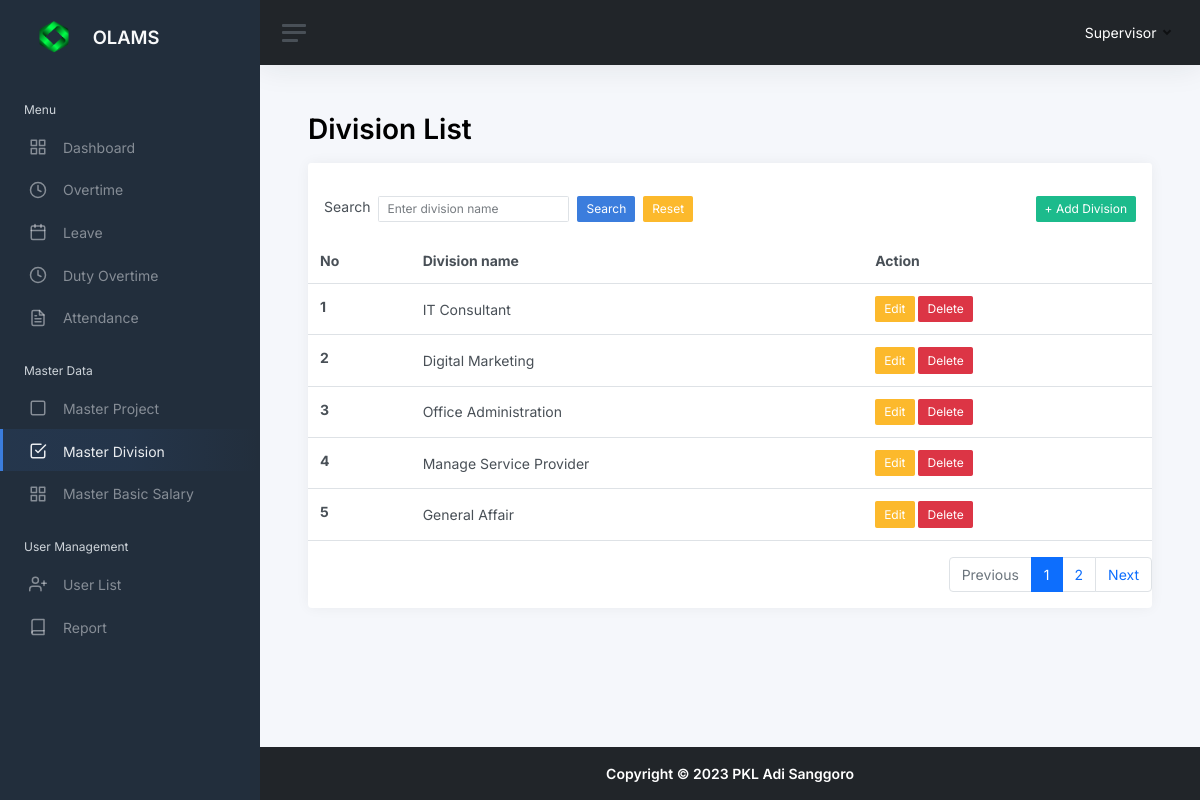
Page /divisionlist.php (signed in) on the committed database.
### tables this page shows
CREATE TABLE `m_divisions` (
  `division_id` tinyint(3) UNSIGNED NOT NULL,
  `division_name` varchar(64) NOT NULL,
  `created_at` timestamp NOT NULL DEFAULT current_timestamp(),
  `created_by` tinyint(3) UNSIGNED NOT NULL,
  `updated_at` timestamp NULL DEFAULT NULL ON UPDATE current_timestamp(),
  `updated_by` tinyint(3) UNSIGNED DEFAULT NULL
);

### include/conn.inc.php (called while the page is built, shortened)
<?php
function cleanValue($strhtml)
    {
        $strBersih = $strhtml;
        $strBersih = htmlspecialchars($strBersih);
        $strBersih = trim($strBersih);
        $strBersih = stripslashes($strBersih);
        $strBersih = strip_tags($strBersih);
        return $strBersih;
    }
?>

### divisionlist.php (the view, shortened to what this page needs)
<?php
include __DIR__ . "/include/conn.inc.php";
$show_divisi = "SELECT COUNT(division_id) AS jumlah_semua_data FROM m_divisions";
$stmt1 = mysqli_prepare($conn, $show_divisi);
mysqli_stmt_execute($stmt1);
$result1 = mysqli_stmt_get_result($stmt1);
$projectData = mysqli_fetch_assoc($result1);
$jumlah_semua_data = $projectData['jumlah_semua_data'];
$show_divisi = "SELECT division_id, division_name FROM m_divisions";
$limit = 5;
$halaman_aktif = isset($_GET['page']) ? cleanValue($_GET['page']) : 1;
$offset = ($halaman_aktif - 1) * $limit;
$show_divisi .= " ORDER BY division_id DESC";
$show_divisi .= " LIMIT $limit OFFSET $offset ";
$jumlah_halaman = ceil($jumlah_semua_data / $limit);
$prevPage = $halaman_aktif - 1;
$nextPage = $halaman_aktif + 1;
$stmt2 = mysqli_prepare($conn, $show_divisi);
mysqli_stmt_execute($stmt2);
$result2 = mysqli_stmt_get_result($stmt2);
$data = mysqli_fetch_all($result2, MYSQLI_ASSOC);
?>
<!DOCTYPE html>
<html lang="en">
<head>
  <?php include "head.inc.php"; ?>
</head>
<body>
  <div class="wrapper">
    <?php include "components/sidebar.inc.php"; ?>
    <div class="main">
      <?php include "components/navbar.inc.php"; ?>
      <main class="content">
        <div class="container-fluid p-0">
          <h1 class="h1 mb-3 judul_halaman"><strong>Division List</strong></h1>
          <div class="row">
            <div class="col-12">
              <div class="card">
                <div class="card-header">
                </div>
                <div class="row">
                  <div class="col-md-6">
                    <div class="d-flex align-items-center">
                      <form action="<?= cleanValue($_SERVER['PHP_SELF']); ?>" method="get" class="d-flex">
                        <label for="inputSearch" class="ms-3 me-2">Search</label>
                        <input type="text" name="search" id="inputSearch" placeholder="Enter division name" class="form-control form-control-sm" value="<?php echo $search_divisi ?? ''; ?>">
                        <button type="submit" class="btn btn-sm btn-primary ms-2">Search</button>
                        <a class="btn btn-sm btn-warning mx-2" href="<?php echo cleanValue($_SERVER['PHP_SELF']);?>">Reset</a>
                      </form>
                    </div>
                  </div>
                  <div class="col-md-6 text-end">
                      <a href="divisionlist_add.php" class="btn btn-sm btn-success me-3 text-white text-decoration-none">+ Add Division</a>
                  </div>
                </div>
                <div class="table-responsive">
                  <table class="table mb-0 mt-3">
                    <thead>
                      <tr>
                        <th scope="col">No</th>
                        <th scope="col">Division name</th>
                        <th scope="col">Action</th>
                      </tr>
                    </thead>
                    <tbody>
                      <?php if (count($data) > 0) : ?>
                        <?php foreach ($data as $key => $row) : ?>
                          <tr>
                            <th scope="row"><?= $key + 1 + $offset ; ?></th>
                            <td><?= $row['division_name']; ?></td>
                            <td>
                              <a href="divisionlist_update.php?id=<?= $row['division_id']; ?>" class="btn btn-warning btn-sm">Edit</a>
                              <a href="divisionlist_delete.php?id=<?= $row['division_id']; ?>" class="btn btn-danger btn-sm" onclick="return confirm('Are you sure?')">Delete</a>
                            </td>
                          </tr>
                        <?php endforeach; ?>
                      <?php else : ?>
                        <tr>
                          <td colspan="7" style="text-align: center;">No records found!!!</td>
                        </tr>
                      <?php endif; ?>
                    </tbody>
                  </table>
                </div>
                <div>
                  <div class="dataTables_paginate paging_simple_numbers ms-3 mt-3" id="datatables-reponsive_paginate">
                    <ul class="pagination justify-content-end">
                      <?php if($jumlah_semua_data > $limit) : ?>
                      <?php if ($halaman_aktif > 1) :?>
                          <li class="page-item">
                            <a class="page-link" href="<?= cleanValue($_SERVER['PHP_SELF']) . '?page=' . $prevPage; ?><?php if (!empty($search_divisi)) { echo '&search=' . $search_divisi; } ?>">Previous</a>
                          </li>
                        <?php else : ?>
                          <li class="page-item disabled">
                            <span class="page-link">Previous</span>
                          </li>
                        <?php endif; ?>
                      <?php for ($i = 1; $i <= $jumlah_halaman; $i++) : ?>
                        <li class="page-item<?= $i == $halaman_aktif ? ' active' : '' ?>">
                          <a class="page-link" href="<?= cleanValue($_SERVER['PHP_SELF']) . '?page=' . $i; ?><?php if (!empty($search_divisi)) { echo '&search=' . $search_divisi; } ?>"><?= $i ?></a>
                        </li>
                      <?php endfor; ?>
                      <?php if ($halaman_aktif < $jumlah_halaman) : ?>
                        <li class="page-item">
                          <a class="page-link" href="<?= cleanValue($_SERVER['PHP_SELF']) . '?page=' . $nextPage; ?><?php if (!empty($search_divisi)) { echo '&search=' . $search_divisi; } ?>">Next</a>
                        </li>
                      <?php else : ?>
                        <li class="page-item disabled">
                          <span class="page-link">Next</span>
                        </li>
                      <?php endif; ?>
                    <?php endif; ?>
                    </ul>
                  </div>
                </div>
              </div>
            </div>
          </div>
        </div>
      </main>
      <?php include "components/footer.inc.php"; ?>
    </div>
  </div>
</body>
</html>

### rows in the picture
m_divisions: offset "1", division_name "IT Consultant"
m_divisions: offset "2", division_name "Digital Marketing"
m_divisions: offset "3", division_name "Office Administration"
m_divisions: offset "4", division_name "Manage Service Provider"
m_divisions: offset "5", division_name "General Affair"

### other values in the picture
$_SESSION['name'] "Supervisor"
